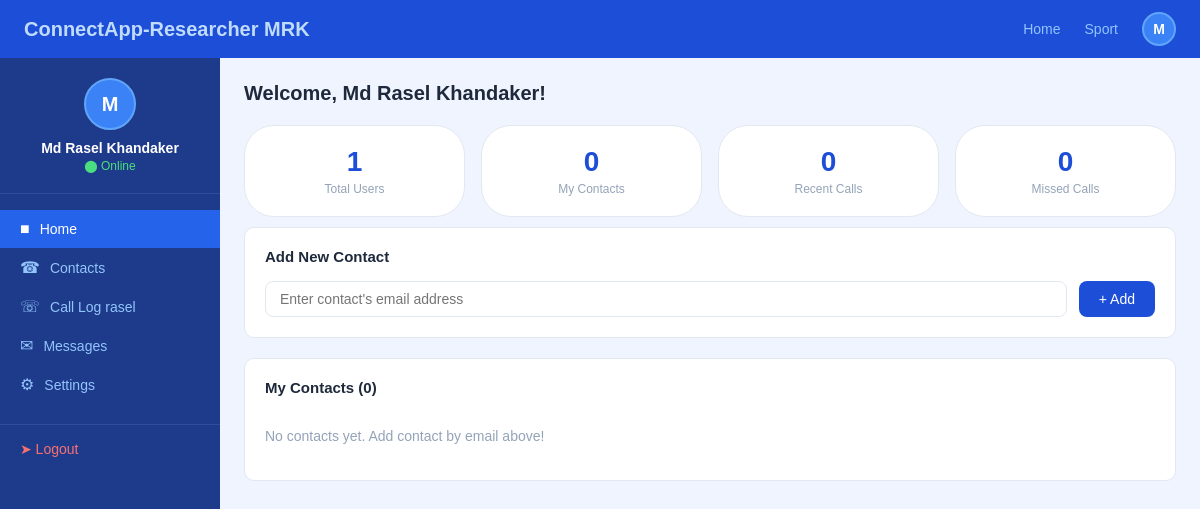
The page /dashboard (signed in) on the database as committed earlier.
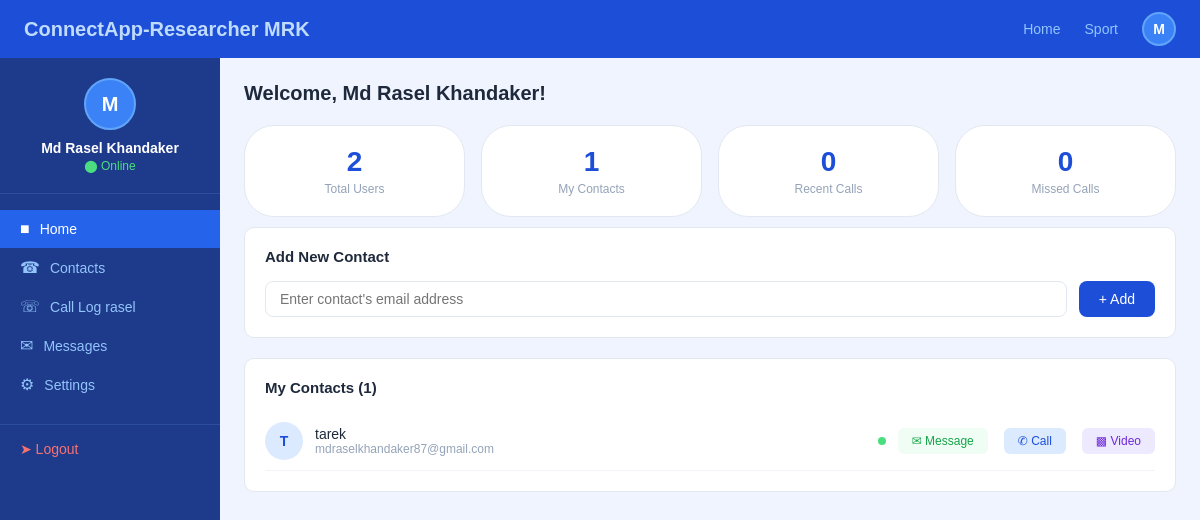
The same page on the database as committed later.
### tables this page shows
CREATE TABLE contacts (
        id INTEGER PRIMARY KEY AUTOINCREMENT,
        owner_email TEXT NOT NULL,
        contact_email TEXT NOT NULL,
        contact_name TEXT NOT NULL,
        contact_phone TEXT
    );

### app.py (the view)
@app.route('/dashboard')
def dashboard():
    if 'email' not in session:
        return redirect(url_for('home'))
    ph = '%s' if os.environ.get('DATABASE_URL') else '?'
    conn = get_db()
    c = conn.cursor()
    c.execute('SELECT COUNT(*) FROM users')
    total_users = c.fetchone()[0]
    c.execute(f'SELECT * FROM contacts WHERE owner_email={ph}', (session['email'],))
    contacts = c.fetchall()
    conn.close()
    return render_template('dashboard.html',
                           username=session['name'],
                           email=session['email'],
                           total_users=total_users,
                           contacts=contacts)

### app.py (called while the page is built)
def get_db():
    DATABASE_URL = os.environ.get('DATABASE_URL')
    if DATABASE_URL:
        result = urlparse(DATABASE_URL)
        conn = psycopg2.connect(
            database=result.path[1:],
            user=result.username,
            password=result.password,
            host=result.hostname,
            port=result.port
        )
    else:
        conn = sqlite3.connect('users.db')
    return conn

### templates/dashboard.html (shortened to what this page needs)
<!DOCTYPE html>
<html>
<head>
    <link rel="stylesheet" href="{{ url_for('static', filename='style.css') }}">
</head>
<body>
<nav class="navbar">
    <span class="logo">ConnectApp-Researcher MRK</span>
    <div class="nav-links">
        <a href="/dashboard">Home</a>
        <a href="/sport">Sport</a>
        <div class="nav-avatar">{{ username[0]|upper }}</div>
    </div>
</nav>
<div class="dashboard-wrapper">
    <div class="sidebar">
        <div class="user-info">
            <div class="user-avatar">{{ username[0]|upper }}</div>
            <div class="user-name">{{ username }}</div>
            <div class="user-status">&#11044; Online</div>
        </div>
        <a href="/dashboard" class="menu-item active">
            <span class="menu-icon">&#9632;</span> Home
        </a>
        <a href="/contacts" class="menu-item">
            <span class="menu-icon">&#9742;</span> Contacts
        </a>
        <a href="/calllog" class="menu-item">
            <span class="menu-icon">&#9743;</span> Call Log rasel
        </a>
        <a href="/messages" class="menu-item">
            <span class="menu-icon">&#9993;</span> Messages
        </a>
        <a href="/settings" class="menu-item">
            <span class="menu-icon">&#9881;</span> Settings
        </a>
        <a href="/logout" class="logout-btn">&#10148; Logout</a>
    </div>
    <div class="main-content">
        <div class="page-title">Welcome, {{ username }}!</div>
        <div class="stat-grid">
            <div class="stat-card">
                <div class="stat-num">{{ total_users }}</div>
                <div class="stat-label">Total Users</div>
            </div>
            <div class="stat-card">
                <div class="stat-num">{{ contacts|length }}</div>
                <div class="stat-label">My Contacts</div>
            </div>
            <div class="stat-card">
                <div class="stat-num">0</div>
                <div class="stat-label">Recent Calls</div>
            </div>
            <div class="stat-card">
                <div class="stat-num">0</div>
                <div class="stat-label">Missed Calls</div>
            </div>
        </div>
        <div class="section-card" style="margin-bottom:20px;">
            <div class="section-header">
                <span class="section-title">Add New Contact</span>
            </div>
            <form method="POST" action="/add_contact" style="display:flex;gap:12px;flex-wrap:wrap;">
                <input type="email" name="contact_email" placeholder="Enter contact's email address" required
                       style="flex:1;padding:9px 14px;border:1px solid #e2e8f0;border-radius:8px;font-size:14px;outline:none;">
                <button type="submit"
                        style="padding:9px 20px;background:#1d4ed8;color:white;border:none;border-radius:8px;font-size:14px;cursor:pointer;">
                    + Add
                </button>
            </form>
        </div>
        <div class="section-card">
            <div class="section-header">
                <span class="section-title">My Contacts ({{ contacts|length }})</span>
            </div>
            {% if contacts %}
                {% for contact in contacts %}
                <div class="contact-row" onclick="toggleDetail('detail-{{ contact[0] }}')" style="cursor:pointer;">
                    <div class="contact-avatar" style="background:#dbeafe;color:#1d4ed8;">
                        {{ contact[3][0]|upper }}
                    </div>
                    <div class="contact-info">
                        <div class="contact-name">{{ contact[3] }}</div>
                        <div class="contact-sub">{{ contact[2] }}</div>
                    </div>
                    <div class="online-dot"></div>
                    <a href="/chat/{{ contact[2] }}" onclick="event.stopPropagation()"
                       style="padding:6px 14px;background:#f0fdf4;color:#16a34a;border-radius:6px;font-size:12px;text-decoration:none;margin-right:4px;">
                       &#9993; Message</a>
                    <a href="/call/{{ contact[2] }}" onclick="event.stopPropagation()"
                       class="btn-call" style="text-decoration:none;">&#9990; Call</a>
                    <a href="/call/{{ contact[2] }}?video=true" onclick="event.stopPropagation()"
                       class="btn-video" style="text-decoration:none;">&#9641; Video</a>
                </div>
                {% endfor %}
            {% else %}
                <p style="color:#94a3b8;font-size:14px;padding:16px 0;">
                    No contacts yet. Add contact by email above!
                </p>
            {% endif %}
        </div>
    </div>
</div>
</body>
</html>

### static/style.css (style rules this page uses)
* { margin: 0; padding: 0; box-sizing: border-box; font-family: Arial, sans-serif; }
body { background: #f0f4ff; min-height: 100vh; }
.navbar { background: #1d4ed8; padding: 12px 24px; display: flex; align-items: center; justify-content: space-between; }
.navbar .logo { font-size: 20px; font-weight: bold; color: #bfdbfe; }
.navbar .nav-links { display: flex; gap: 24px; align-items: center; }
.navbar .nav-links a { font-size: 14px; color: #93c5fd; text-decoration: none; }
.navbar .nav-avatar { width: 34px; height: 34px; border-radius: 50%; background: #3b82f6; display: flex; align-items: center; justify-content: center; font-size: 14px; font-weight: bold; color: white; border: 2px solid #60a5fa; }
.dashboard-wrapper { display: grid; grid-template-columns: 220px 1fr; min-height: calc(100vh - 56px); }
.sidebar { background: #1e3a8a; padding: 20px 0; }
.sidebar .user-info { text-align: center; padding: 0 16px 20px; border-bottom: 0.5px solid #2d4e9e; margin-bottom: 16px; }
.sidebar .user-avatar { width: 52px; height: 52px; border-radius: 50%; background: #3b82f6; display: flex; align-items: center; justify-content: center; font-size: 20px; font-weight: bold; color: white; margin: 0 auto 10px; border: 2px solid #60a5fa; }
.sidebar .user-name { font-size: 14px; font-weight: 600; color: white; }
.sidebar .user-status { font-size: 12px; color: #4ade80; margin-top: 3px; }
.sidebar .menu-item { display: flex; align-items: center; gap: 10px; padding: 10px 20px; font-size: 14px; color: #93c5fd; text-decoration: none; transition: background 0.15s; }
.sidebar .menu-item:hover, .sidebar .menu-item.active { background: #2563eb; color: white; }
.sidebar .menu-icon { font-size: 16px; }
.sidebar .logout-btn { display: flex; align-items: center; gap: 10px; padding: 10px 20px; font-size: 14px; color: #f87171; text-decoration: none; margin-top: 20px; border-top: 0.5px solid #2d4e9e; padding-top: 16px; cursor: pointer; background: none; border-left: none; border-right: none; border-bottom: none; width: 100%; text-align: left; }
.main-content { padding: 24px; }
.page-title { font-size: 20px; font-weight: 600; color: #1e293b; margin-bottom: 20px; }
.stat-grid { display: grid; grid-template-columns: repeat(4, 1fr); gap: 16px; margin-bottom: 10px; }
.stat-card { background: white; border-radius: 30px; padding: 20px; border: 0.5px solid #e2e8f0; text-align: center; }
.stat-card .stat-num { font-size: 28px; font-weight: 700; color: #1d4ed8; }
.stat-card .stat-label { font-size: 12px; color: #94a3b8; margin-top: 4px; }
.section-card { background: white; border-radius: 10px; padding: 20px; border: 0.5px solid #e2e8f0; }
.section-header { display: flex; justify-content: space-between; align-items: center; margin-bottom: 16px; }
.section-title { font-size: 15px; font-weight: 600; color: #1e293b; }
.contact-row { display: flex; align-items: center; gap: 12px; padding: 10px 0; border-bottom: 0.5px solid #f1f5f9; }
.contact-avatar { width: 38px; height: 38px; border-radius: 50%; display: flex; align-items: center; justify-content: center; font-size: 14px; font-weight: bold; }
.contact-info { flex: 1; }
.contact-name { font-size: 14px; font-weight: 500; color: #1e293b; }
.contact-sub { font-size: 12px; color: #94a3b8; }
.online-dot { width: 8px; height: 8px; border-radius: 50%; background: #4ade80; }
.btn-call { padding: 6px 14px; background: #dbeafe; color: #1d4ed8; border: none; border-radius: 6px; font-size: 12px; font-weight: 500; cursor: pointer; margin-right: 4px; }
.btn-video { padding: 6px 14px; background: #ede9fe; color: #6d28d9; border: none; border-radius: 6px; font-size: 12px; font-weight: 500; cursor: pointer; }

Rows that differ between the two databases and show on the page:
added contacts: contact_name "T", contact_name "tarek", contact_email "mdraselkhandaker87@gmail.com"
Other text that changed with them:
{{ total_users }}: "1" → "2"
{{ contacts|length }}: "0" → "1"
text no longer shown: "No contacts yet. Add contact by email above!"
